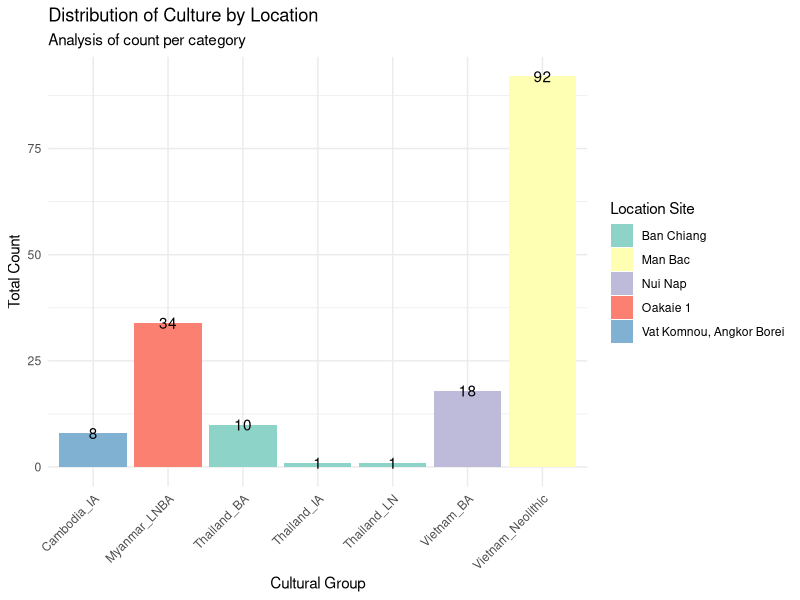
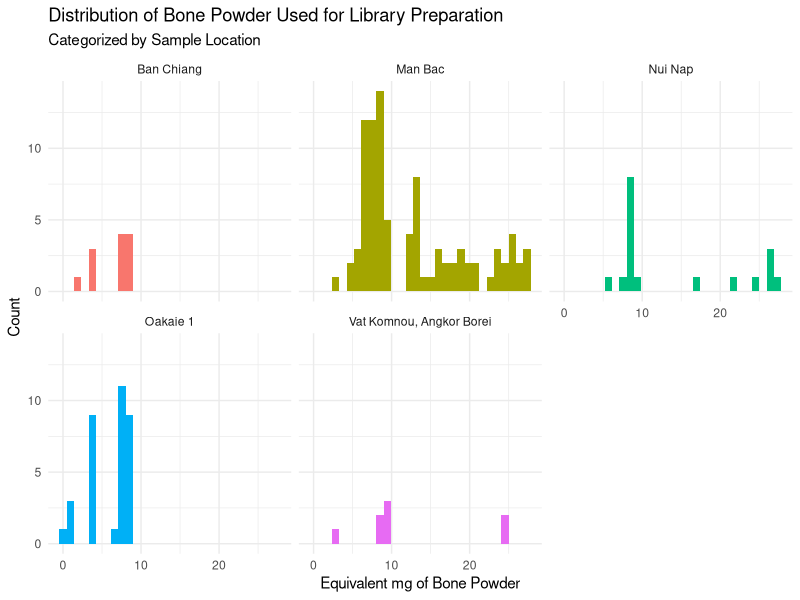
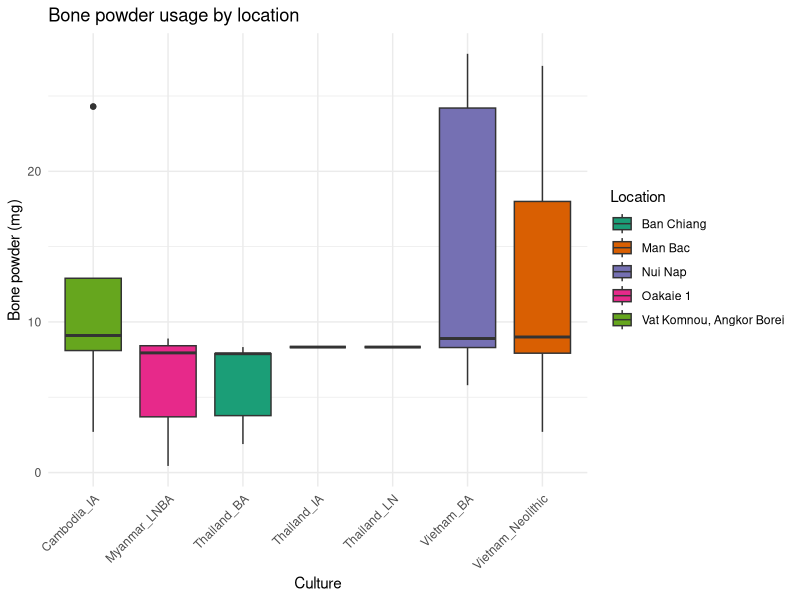
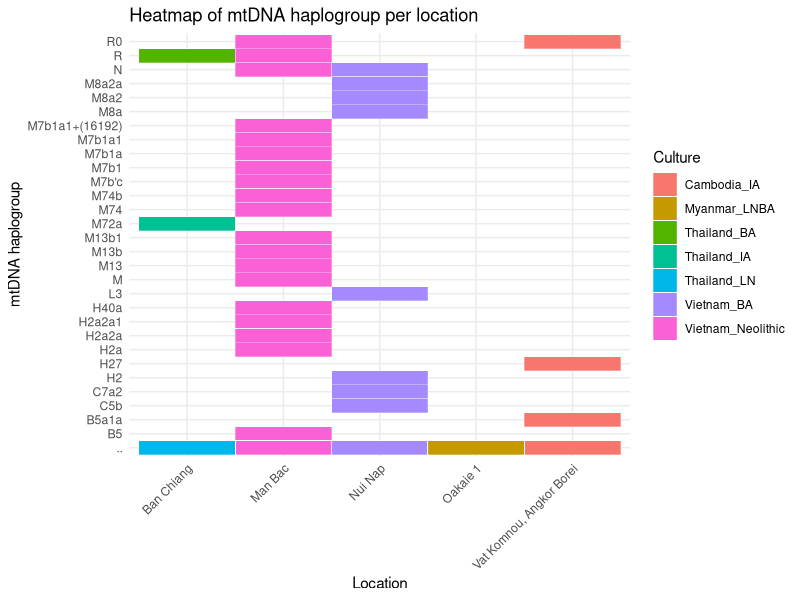

Write the R code that produced these figures, in order.
## ---- chunk 1
knitr::opts_chunk$set(echo = TRUE)
## ---- chunk 2
# Load the readr package 
library(readr)
library(dplyr)
library(ggplot2)

# Read the CSV
data <- read_csv2(
  "table_s1.csv",      
  skip = 1,           # skip the first line which is a description
  locale = locale(decimal_mark = ",") # interpret comma as decimal
)

# Check the first few rows
head(data)
## ---- chunk 3
data_subset <- data %>%
  select(
    Culture,
    Location,
    `mtDNA haplogroup`,
    `Equivalent mg bone powder used for library preparation`,
    `Shotgun raw sequences`,
    `mtDNA coverage`,
    `mtDNA fraction damaged in last base`
  )

head(data_subset)

## ---- chunk 4
data_without_na <- na.omit(data_subset)

## ---- chunk 5

ggplot(data_without_na, aes(Culture, fill=Location)) + 
  geom_bar() +
  geom_text(aes(label = ..count..), stat="count", position = position_stack(vjust = 1)) +
  theme_minimal() +
  theme(axis.text.x = element_text(angle=45, hjust = 1)) +
  scale_fill_brewer(palette="Set3") +
  labs(
    title = "Distribution of Culture by Location",
    subtitle = "Analysis of count per category",
    x = "Cultural Group",
    y = "Total Count",
    fill = "Location Site"
  )

## ---- chunk 6
data_without_na$`Equivalent mg bone powder used for library preparation` <- as.numeric(as.character(data_without_na$'Equivalent mg bone powder used for library preparation'))

ggplot(data_without_na, aes(x = `Equivalent mg bone powder used for library preparation`, fill = Location)) +
  geom_histogram(bins = 30) + facet_wrap(~ Location) +  labs(
  title = "Distribution of Bone Powder Used for Library Preparation",
  subtitle = "Categorized by Sample Location",
  x = "Equivalent mg of Bone Powder",
  y = "Count",
) + theme_minimal() + theme(legend.position = "none")


## ---- chunk 7
ggplot(data_without_na, aes(x = Culture, y = `Equivalent mg bone powder used for library preparation`, fill = Location)) + 
geom_boxplot() + labs(title = "Bone powder usage by location",y = "Bone powder (mg)") + theme_minimal() + theme(axis.text.x = element_text(angle=45, hjust = 1)) +
scale_fill_brewer(palette = "Dark2")
## ---- chunk 8
ggplot(data_without_na, aes(Location, `mtDNA haplogroup`, fill = Culture)) +
  geom_tile(color = "white") + 
  labs(title = "Heatmap of mtDNA haplogroup per location",
       x = "Location",
       y = "mtDNA haplogroup",
       fill = "Culture") +
  theme_minimal() +
  theme(axis.text.x = element_text(angle = 45, hjust = 1))
